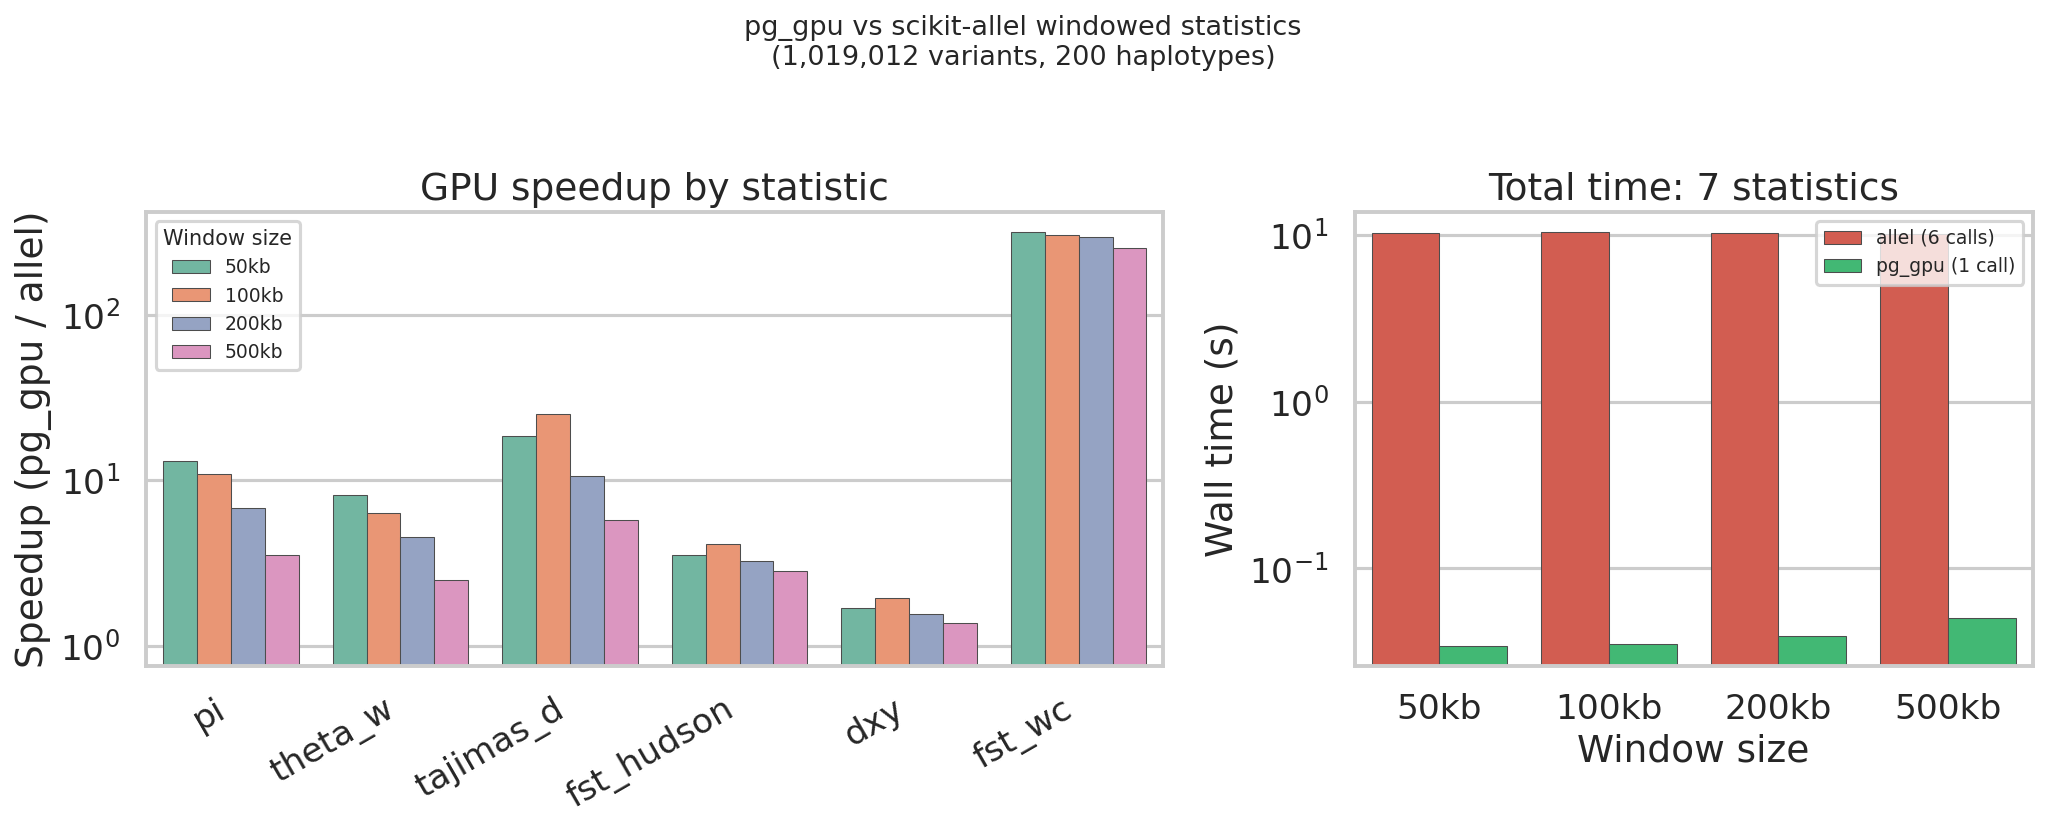

This figure's Python source:
#!/usr/bin/env python
"""
Benchmark: pg_gpu fused windowed statistics vs scikit-allel.

Compares wall-clock time for computing windowed population genetics
statistics on real Ag1000G data across multiple window sizes. Produces
a summary figure showing speedups.

Usage:
    pixi run python examples/windowed_benchmark.py

Requires the example VCF:
    examples/data/gamb.X.8-12Mb.n100.derived.vcf.gz
"""

import time
import numpy as np
import pandas as pd
import matplotlib.pyplot as plt
import seaborn as sns
import allel
from pg_gpu import HaplotypeMatrix, windowed_analysis


VCF_PATH = "examples/data/gamb.X.8-12Mb.n100.derived.vcf.gz"
POP1_IDX = list(range(100))
POP2_IDX = list(range(100, 200))


def load_data():
    """Load data and build both pg_gpu and allel objects."""
    print(f"Loading {VCF_PATH} ...")
    t0 = time.time()
    hm = HaplotypeMatrix.from_vcf(VCF_PATH)
    hm.sample_sets = {"pop1": POP1_IDX, "pop2": POP2_IDX}
    hm.transfer_to_gpu()
    load_time = time.time() - t0

    hap_np = hm.haplotypes.get().T
    positions = hm.positions.get() if hasattr(hm.positions, 'get') else np.asarray(hm.positions)
    h_allel = allel.HaplotypeArray(hap_np)
    ac_all = h_allel.count_alleles()
    ac1 = h_allel.count_alleles(subpop=POP1_IDX)
    ac2 = h_allel.count_alleles(subpop=POP2_IDX)
    pos_allel = allel.SortedIndex(positions)

    print(f"  {hm.num_haplotypes} haplotypes x {hm.num_variants:,} variants "
          f"(loaded in {load_time:.1f}s)\n")
    return hm, hap_np, positions, pos_allel, ac_all, ac1, ac2


# ── allel benchmark functions ─────────────────────────────────────────────

def bench_allel_pi(pos, ac, win_size):
    start, stop = int(pos[0]), int(pos[-1])
    t0 = time.time()
    allel.windowed_diversity(pos, ac, size=win_size, start=start, stop=stop)
    return time.time() - t0

def bench_allel_theta_w(pos, ac, win_size):
    start, stop = int(pos[0]), int(pos[-1])
    t0 = time.time()
    allel.windowed_watterson_theta(pos, ac, size=win_size, start=start, stop=stop)
    return time.time() - t0

def bench_allel_tajimas_d(pos, ac, win_size):
    start, stop = int(pos[0]), int(pos[-1])
    t0 = time.time()
    allel.windowed_tajima_d(pos, ac, size=win_size, start=start, stop=stop)
    return time.time() - t0

def bench_allel_fst_hudson(pos, ac1, ac2, win_size):
    start, stop = int(pos[0]), int(pos[-1])
    t0 = time.time()
    allel.windowed_hudson_fst(pos, ac1, ac2, size=win_size, start=start, stop=stop)
    return time.time() - t0

def bench_allel_dxy(pos, ac1, ac2, win_size):
    start, stop = int(pos[0]), int(pos[-1])
    t0 = time.time()
    allel.windowed_divergence(pos, ac1, ac2, size=win_size, start=start, stop=stop)
    return time.time() - t0

def bench_allel_fst_wc(pos, hap_np, win_size):
    start, stop = int(pos[0]), int(pos[-1])
    h_allel = allel.HaplotypeArray(hap_np)
    g = h_allel.to_genotypes(ploidy=2)
    n_dip = hap_np.shape[1] // 2
    dip1 = list(range(n_dip // 2))
    dip2 = list(range(n_dip // 2, n_dip))
    t0 = time.time()
    allel.windowed_weir_cockerham_fst(pos, g, [dip1, dip2],
                                       size=win_size, start=start, stop=stop)
    return time.time() - t0


# ── pg_gpu benchmark functions ────────────────────────────────────────────

def bench_pg(hm, win_size, statistics, populations=None):
    t0 = time.time()
    windowed_analysis(hm, window_size=win_size,
                      statistics=statistics,
                      populations=populations)
    return time.time() - t0


# ── main ──────────────────────────────────────────────────────────────────

def main():
    hm, hap_np, positions, pos_allel, ac_all, ac1, ac2 = load_data()

    # Warmup pg_gpu kernels
    _ = windowed_analysis(hm, window_size=100_000, statistics=["pi"])
    _ = windowed_analysis(hm, window_size=100_000, statistics=["fst"],
                          populations=["pop1", "pop2"])

    window_sizes = [50_000, 100_000, 200_000, 500_000]

    # Define the stat groups to benchmark
    stat_groups = [
        ("pi",           lambda ws: bench_allel_pi(pos_allel, ac_all, ws),
                         lambda ws: bench_pg(hm, ws, ["pi"])),
        ("theta_w",      lambda ws: bench_allel_theta_w(pos_allel, ac_all, ws),
                         lambda ws: bench_pg(hm, ws, ["theta_w"])),
        ("tajimas_d",    lambda ws: bench_allel_tajimas_d(pos_allel, ac_all, ws),
                         lambda ws: bench_pg(hm, ws, ["tajimas_d"])),
        ("fst_hudson",   lambda ws: bench_allel_fst_hudson(pos_allel, ac1, ac2, ws),
                         lambda ws: bench_pg(hm, ws, ["fst"], ["pop1", "pop2"])),
        ("dxy",          lambda ws: bench_allel_dxy(pos_allel, ac1, ac2, ws),
                         lambda ws: bench_pg(hm, ws, ["dxy"], ["pop1", "pop2"])),
        ("fst_wc",       lambda ws: bench_allel_fst_wc(pos_allel, hap_np, ws),
                         lambda ws: bench_pg(hm, ws, ["fst_wc"], ["pop1", "pop2"])),
        ("all 7 stats",  None,  # no single allel equivalent
                         lambda ws: bench_pg(hm, ws,
                             ["pi", "theta_w", "tajimas_d", "fst", "fst_wc", "dxy", "da"],
                             ["pop1", "pop2"])),
    ]

    # Collect results
    rows = []
    for win_size in window_sizes:
        n_win = (int(positions[-1]) - int(positions[0])) // win_size
        win_label = f"{win_size // 1000}kb"
        print(f"Benchmarking {win_label} windows ({n_win} windows) ...")

        for name, allel_fn, pg_fn in stat_groups:
            tp = pg_fn(win_size)
            if allel_fn is not None:
                ta = allel_fn(win_size)
                speedup = ta / tp
                rows.append(dict(statistic=name, window=win_label,
                                 allel=ta, pg_gpu=tp, speedup=speedup,
                                 n_windows=n_win))
            else:
                rows.append(dict(statistic=name, window=win_label,
                                 allel=np.nan, pg_gpu=tp, speedup=np.nan,
                                 n_windows=n_win))

    df = pd.DataFrame(rows)

    # ── Print table ───────────────────────────────────────────────────────
    print("\n" + "=" * 80)
    print(f"{'Statistic':<16s} {'Window':>8s} {'allel (s)':>10s} "
          f"{'pg_gpu (s)':>10s} {'Speedup':>8s}")
    print("-" * 80)
    for _, r in df.iterrows():
        allel_s = f"{r['allel']:.3f}" if np.isfinite(r['allel']) else "---"
        speedup_s = f"{r['speedup']:.1f}x" if np.isfinite(r['speedup']) else "---"
        print(f"{r['statistic']:<16s} {r['window']:>8s} {allel_s:>10s} "
              f"{r['pg_gpu']:>10.3f} {speedup_s:>8s}")
    print("=" * 80)

    # ── Figure ────────────────────────────────────────────────────────────
    sns.set_theme(style="whitegrid", context="talk", palette="Set2")

    df_plot = df[df['speedup'].notna()].copy()

    fig, axes = plt.subplots(1, 2, figsize=(14, 5.5), gridspec_kw={'width_ratios': [3, 2]})

    # Panel A: speedup by statistic and window size
    ax = axes[0]
    sns.barplot(data=df_plot, x="statistic", y="speedup", hue="window",
                ax=ax, edgecolor="0.3", linewidth=0.5)
    ax.set_yscale("log")
    ax.set_ylabel("Speedup (pg_gpu / allel)")
    ax.set_xlabel("")
    ax.axhline(1, color="0.4", linestyle="--", linewidth=0.8, zorder=0)
    ax.set_title("GPU speedup by statistic")
    ax.legend(title="Window size", fontsize=9, title_fontsize=10)
    for label in ax.get_xticklabels():
        label.set_rotation(30)
        label.set_ha("right")

    # Panel B: absolute time -- pg_gpu "all 7 stats" vs allel individual stats summed
    ax2 = axes[1]
    # For each window size, sum allel times for the 6 individual stats and compare
    # to pg_gpu's single "all 7 stats" call
    bar_rows = []
    for win_label in df['window'].unique():
        wdf = df[df['window'] == win_label]
        allel_total = wdf[wdf['statistic'] != 'all 7 stats']['allel'].sum()
        pg_all = wdf[wdf['statistic'] == 'all 7 stats']['pg_gpu'].values[0]
        bar_rows.append(dict(window=win_label, tool="allel (6 calls)", time=allel_total))
        bar_rows.append(dict(window=win_label, tool="pg_gpu (1 call)", time=pg_all))
    bar_df = pd.DataFrame(bar_rows)

    sns.barplot(data=bar_df, x="window", y="time", hue="tool", ax=ax2,
                edgecolor="0.3", linewidth=0.5,
                palette=["#e74c3c", "#2ecc71"])
    ax2.set_yscale("log")
    ax2.set_ylabel("Wall time (s)")
    ax2.set_xlabel("Window size")
    ax2.set_title("Total time: 7 statistics")
    ax2.legend(fontsize=9)

    fig.suptitle(f"pg_gpu vs scikit-allel windowed statistics\n"
                 f"({hm.num_variants:,} variants, {hm.num_haplotypes} haplotypes)",
                 fontsize=13, y=1.02)
    plt.tight_layout()
    fig.savefig("examples/windowed_benchmark.png", dpi=150, bbox_inches="tight")
    print("\nFigure saved to examples/windowed_benchmark.png")
    plt.show()


if __name__ == "__main__":
    main()
